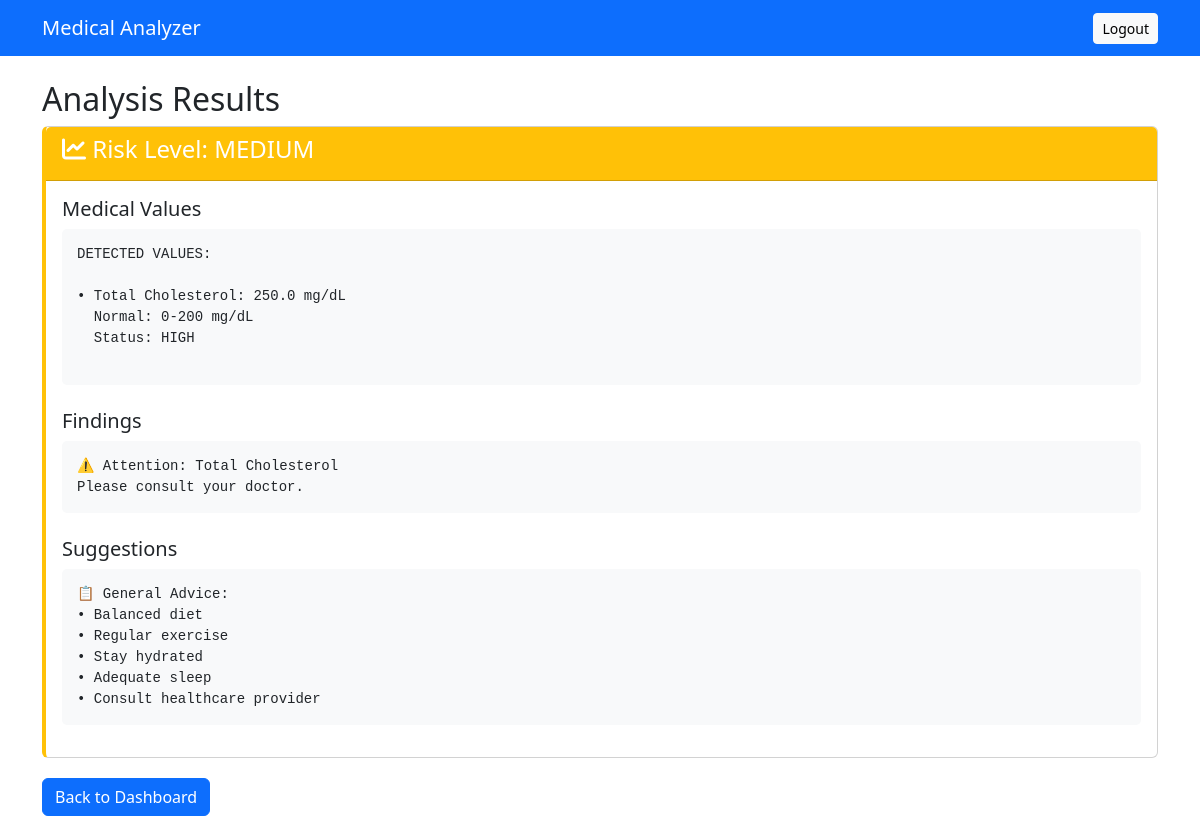
/analysis/1 (signed in), run on the app's committed database.
### tables this page shows
CREATE TABLE analysis_results (
        id INTEGER PRIMARY KEY AUTOINCREMENT, report_id INTEGER NOT NULL,
        extracted_text TEXT, medical_values TEXT, abnormal_findings TEXT,
        risk_level TEXT, suggestions TEXT,
        analysis_date TIMESTAMP DEFAULT CURRENT_TIMESTAMP,
        FOREIGN KEY (report_id) REFERENCES reports (id));

### ai-medical-analyzer/app.py (the view)
@app.route('/analysis/<int:report_id>')
@login_required
def view_analysis(report_id):
    conn = get_db_connection()
    report = conn.execute('''SELECT r.*, a.* FROM reports r
                            LEFT JOIN analysis_results a ON r.id = a.report_id
                            WHERE r.id = ? AND r.user_id = ?''',
                         (report_id, session['user_id'])).fetchone()
    conn.close()
    if not report:
        flash('Not found', 'danger')
        return redirect(url_for('dashboard'))
    return render_template('analysis.html', report=report)

### ai-medical-analyzer/app.py (called while the page is built)
def get_db_connection():
    conn = sqlite3.connect(DATABASE)
    conn.row_factory = sqlite3.Row
    return conn

def login_required(f):
    @wraps(f)
    def decorated_function(*args, **kwargs):
        if 'user_id' not in session:
            flash('Please login', 'warning')
            return redirect(url_for('login'))
        return f(*args, **kwargs)
    return decorated_function

### ai-medical-analyzer/templates/analysis.html (shortened to what this page needs)
<!DOCTYPE html>
<html>
<head>
    <link href="https://cdn.jsdelivr.net/npm/bootstrap@5.3.0/dist/css/bootstrap.min.css" rel="stylesheet">
    <link rel="stylesheet" href="https://cdnjs.cloudflare.com/ajax/libs/font-awesome/6.4.0/css/all.min.css">
</head>
<body>
    <nav class="navbar navbar-dark bg-primary">
        <div class="container">
            <a class="navbar-brand" href="{{ url_for('dashboard') }}">Medical Analyzer</a>
            <a href="{{ url_for('logout') }}" class="btn btn-light btn-sm">Logout</a>
        </div>
    </nav>
    <div class="container mt-4">
        <h2>Analysis Results</h2>
        <div class="card result-card risk-{{ report.risk_level }}">
            <div class="card-header bg-{{ 'danger' if report.risk_level == 'HIGH' else 'warning' if report.risk_level == 'MEDIUM' else 'success' }} text-white">
                <h4><i class="fas fa-chart-line"></i> Risk Level: {{ report.risk_level }}</h4>
            </div>
            <div class="card-body">
                <h5>Medical Values</h5>
                <pre>{{ report.medical_values }}</pre>
                <h5 class="mt-4">Findings</h5>
                <pre>{{ report.abnormal_findings }}</pre>
                <h5 class="mt-4">Suggestions</h5>
                <pre>{{ report.suggestions }}</pre>
            </div>
        </div>
        <a href="{{ url_for('dashboard') }}" class="btn btn-primary">Back to Dashboard</a>
    </div>
</body>
</html>

### ai-medical-analyzer/templates/analysis.html (style rules this page uses)
.result-card { margin-bottom: 20px; border-left: 4px solid #007bff; }
.risk-MEDIUM { border-left-color: #ffc107; }
pre { background: #f8f9fa; padding: 15px; border-radius: 5px; white-space: pre-wrap; }

### data on the page
analysis_results: risk_level "MEDIUM", medical_values "DETECTED VALUES: • Total Cholesterol: 250.0 mg/dL Normal: 0-200 mg/dL Status: HIGH", abnormal_findings "⚠️ Attention: Total Cholesterol Please consult your doctor.", suggestions "📋 General Advice: • Balanced diet • Regular exercise • Stay hydrated • Adequate sleep • Consult healthcare provider"
